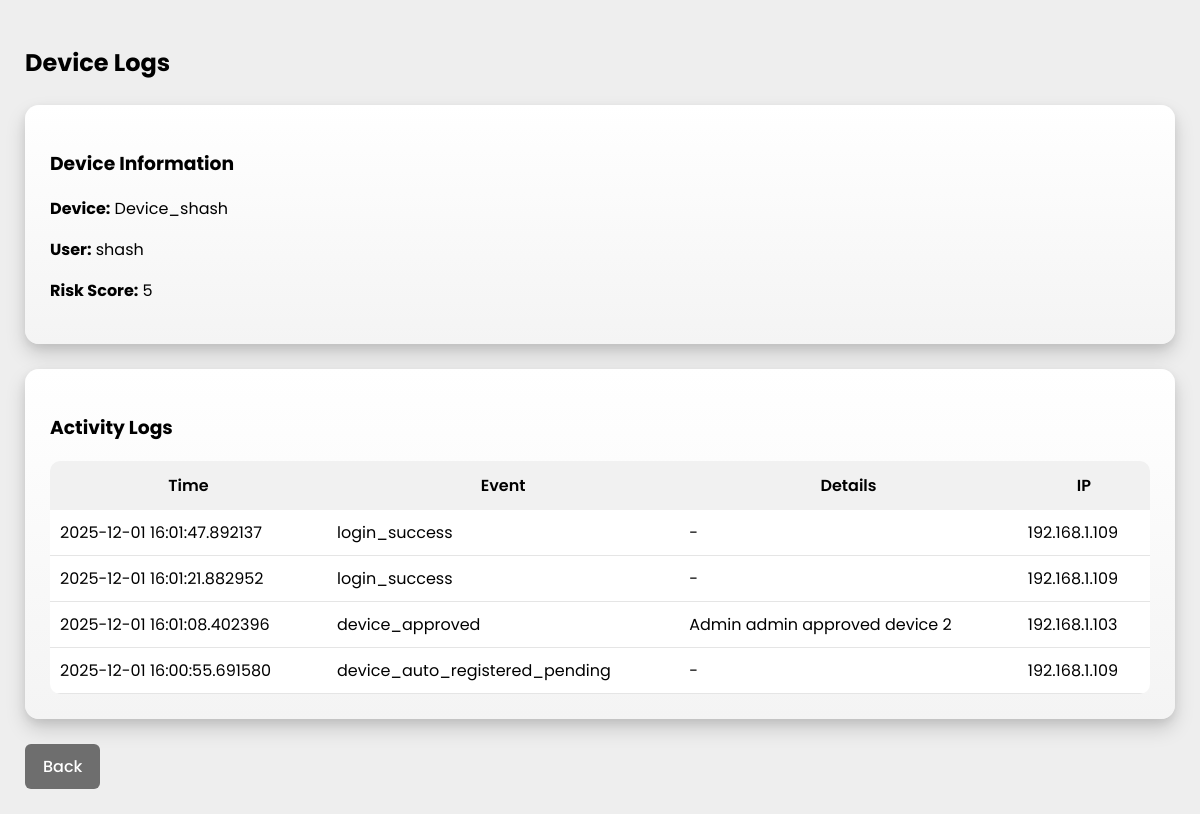
The app's page /admin/device_logs/2 (signed in) with its own data.
### models.py (models this page shows, shortened)
class Device(db.Model):
    id = db.Column(db.Integer, primary_key=True)
    name = db.Column(db.String(150))
    os_version = db.Column(db.String(100))
    antivirus_installed = db.Column(db.Boolean, default=False)
    compliant = db.Column(db.Boolean, default=False)
    user_agent = db.Column(db.String(300))
    ip_address = db.Column(db.String(100))
    user_id = db.Column(db.Integer, db.ForeignKey('user.id'), nullable=False)
    user = db.relationship('User', back_populates='devices')
    fingerprint = db.Column(db.String(128), unique=False, nullable=True)
    platform = db.Column(db.String(80), nullable=True)
    cpu_threads = db.Column(db.String(20), nullable=True)
    screen = db.Column(db.String(40), nullable=True)
    timezone = db.Column(db.String(80), nullable=True)
    risk_score = db.Column(db.Integer, default=0)
    status = db.Column(db.String(30), default='Pending')
    created_at = db.Column(db.DateTime, default=datetime.utcnow)
    updated_at = db.Column(db.DateTime, nullable=True)

class User(db.Model, UserMixin):
    id = db.Column(db.Integer, primary_key=True)
    username = db.Column(db.String(100), unique=True, nullable=False)
    email = db.Column(db.String(120), unique=True, nullable=False)
    password_hash = db.Column(db.String(200), nullable=False)
    emp_id = db.Column(db.String(50))
    is_verified = db.Column(db.Boolean, default=False)
    is_approved = db.Column(db.Boolean, default=False)
    is_admin = db.Column(db.Boolean, default=False)
    devices = db.relationship('Device', back_populates='user', cascade="all, delete-orphan")

class ActivityLog(db.Model):
    id = db.Column(db.Integer, primary_key=True)
    user_id = db.Column(db.Integer, db.ForeignKey('user.id'), nullable=True)
    device_id = db.Column(db.Integer, db.ForeignKey('device.id'), nullable=True)
    event = db.Column(db.String(80), nullable=False)
    details = db.Column(db.String(500), nullable=True)
    ip_address = db.Column(db.String(100), nullable=True)
    created_at = db.Column(db.DateTime, default=datetime.utcnow)
    user = db.relationship('User', backref='activity_logs', lazy=True)
    device = db.relationship('Device', backref='activity_logs', lazy=True)

### admin.py (the view)
@admin_bp.route('/device_logs/<int:device_id>')
@login_required
def device_logs(device_id):
    if not current_user.is_admin:
        return "Access denied", 403
    device = Device.query.get_or_404(device_id)
    logs = ActivityLog.query.filter_by(device_id=device_id).order_by(ActivityLog.created_at.desc()).all()
    from datetime import datetime, timedelta
    one_hour_ago = datetime.utcnow() - timedelta(hours=1)
    alerts = []
    fails = ActivityLog.query.filter(
        ActivityLog.device_id == device_id,
        ActivityLog.event == "resume_auth_failed",
        ActivityLog.created_at >= one_hour_ago
    ).count()
    if fails >= 3:
        alerts.append({"text": f"{fails} failed resume attempts last hour."})
    pauses = ActivityLog.query.filter(
        ActivityLog.device_id == device_id,
        ActivityLog.event == "session_pause",
        ActivityLog.created_at >= one_hour_ago
    ).count()
    if pauses >= 5:
        alerts.append({"text": f"{pauses} pauses last hour."})
    return render_template("device_logs.html", device=device, logs=logs, alerts=alerts)

### app.py (called while the page is built)
@login_manager.user_loader
def load_user(user_id):
    return User.query.get(int(user_id))

### templates/device_logs.html (shortened to what this page needs)
<!DOCTYPE html>
<html>
<head>
</head>
<body>
<h2>Device Logs</h2>
<div class="section-box">
    <h3>Device Information</h3>
    <p><strong>Device:</strong> {{ device.name }}</p>
    <p><strong>User:</strong> {{ device.user.username }}</p>
    <p><strong>Risk Score:</strong> {{ device.risk_score }}</p>
</div>
<div class="section-box">
    <h3>Activity Logs</h3>
    <table>
        <tr>
            <th>Time</th><th>Event</th><th>Details</th><th>IP</th>
        </tr>
        {% for l in logs %}
        <tr>
            <td>{{ l.created_at }}</td>
            <td>{{ l.event }}</td>
            <td>{{ l.details or "-" }}</td>
            <td>{{ l.ip_address or "-" }}</td>
        </tr>
        {% endfor %}
    </table>
</div>
<a class="back-btn" href="{{ url_for('admin.dashboard') }}">Back</a>
</body>
</html>

### templates/device_logs.html (style rules this page uses)
* { font-family: 'Poppins', Arial, sans-serif; box-sizing: border-box; }
body { margin: 0; padding: 25px; background: #eeeeee; }
.section-box { background: linear-gradient(180deg, #ffffff, #f4f4f4); padding: 25px; margin-top: 25px; border-radius: 14px; box-shadow: 0 10px 20px rgba(0,0,0,0.15), 0 4px 10px rgba(0,0,0,0.08); }
table { width: 100%; border-collapse: collapse; margin-top: 14px; background: white; border-radius: 10px; overflow: hidden; }
th { background: #f1f1f1; padding: 12px; font-weight: 600; }
td { padding: 10px; border-bottom: 1px solid #e5e5e5; }
.back-btn { display: inline-block; margin-top: 25px; padding: 10px 18px; background: #6e6e6e; color: white; border-radius: 6px; text-decoration: none; font-weight: 500; }

### records on screen
Device: name "Device_shash", risk_score "5"
User: user.username "shash"
ActivityLog: created_at "2025-12-01 16:01:47.892137", event "login_success", details "-", ip_address "192.168.1.109"
ActivityLog: created_at "2025-12-01 16:01:21.882952", event "login_success", details "-", ip_address "192.168.1.109"
ActivityLog: created_at "2025-12-01 16:01:08.402396", event "device_approved", details "Admin admin approved device 2", ip_address "192.168.1.103"
ActivityLog: created_at "2025-12-01 16:00:55.691580", event "device_auto_registered_pending", details "-", ip_address "192.168.1.109"
